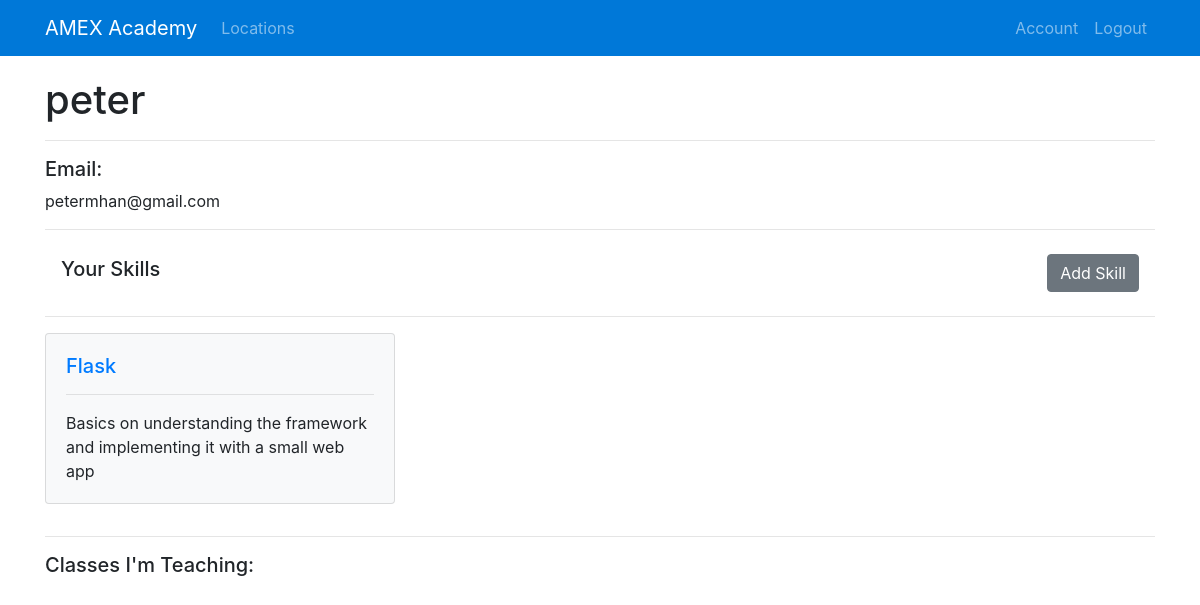
Page /account (signed in) on the committed database.
### academy/models.py (models this page shows, shortened)
class User(db.Model, UserMixin):
    id = db.Column(db.Integer, primary_key=True)
    username = db.Column(db.String(20), unique=True, nullable=False)
    email = db.Column(db.String(120), unique=True, nullable=False)
    password = db.Column(db.String(60), nullable=False)
    user_type = db.Column(db.String(20), nullable = False)
    description = db.Column(db.String(500))
    items = db.relationship('Item', backref="item", lazy=True)

class Skill(db.Model):
    id = db.Column(db.Integer, primary_key=True)
    name = db.Column(db.String(100), nullable=False)
    description = db.Column(db.Text, nullable=False)
    category = db.Column(db.String(30), nullable=False)
    user_id = db.Column(db.Integer, db.ForeignKey('user.id'), nullable=False)

### academy/routes.py (the view)
@app.route('/account')
@login_required
def account():
    skills = Skill.query.filter_by(user_id=current_user.id).all()
    items = Item.query.filter_by(user_id=current_user.id).all()
    return render_template('account.html', title="Account", items=items, skills=skills)

### academy/models.py (called while the page is built)
@login_manager.user_loader
def load_user(user_id):
    return User.query.get(int(user_id))

### academy/templates/account.html (shortened to what this page needs)
{% extends "layout.html" %}
{% block content %}
    <h1>{{ current_user.username }}</h1>
    <hr>
    <h5>Email:</h5>
    <p>{{ current_user.email }}</p>
    <hr>
    <nav class="navbar navbar-light bg-white">
        <h5>Your Skills</h5>
        <form class="form-inline">
            <a class="btn btn-secondary" href="{{ url_for('add_skill')}}">Add Skill</a>
        </form>
    </nav>
    <hr>
    <div class="row">
    {% for skill in skills %}
        <div class="col-sm-4 mb-3">
            <div class="card bg-light">
              <div class="card-body">
                <h5><a href="{{ url_for('skill', skill_id=skill.id) }}">{{ skill.name }}</a></h5>
                <hr>
                <p class="card-text">{{ skill.description }}</p>
              </div>
            </div>
        </div>
    {% endfor %}
    </div>
    <hr>
    <h5>Classes I'm Teaching:</h5>
{% endblock content %}

### rows in the picture
User: username "peter", email "petermhan@gmail.com"
Skill: name "Flask", description "Basics on understanding the framework and implementing it with a small web app"
